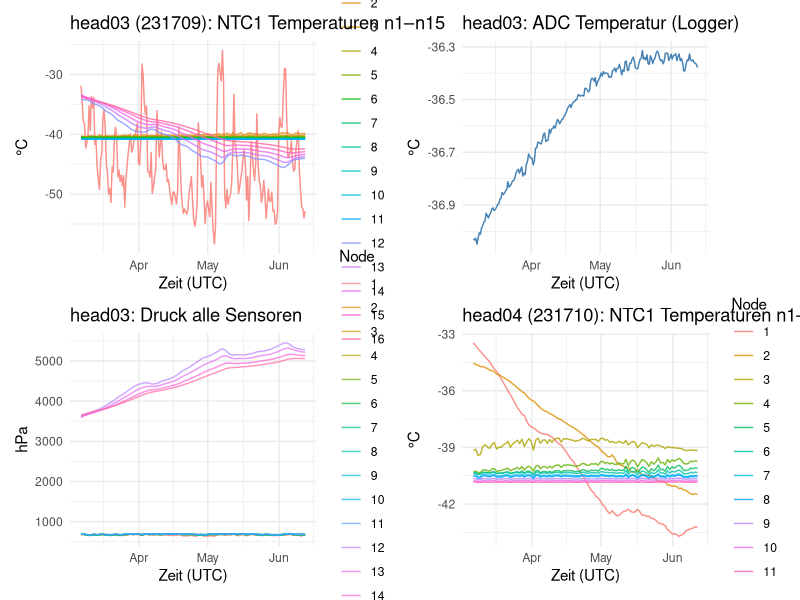

Here is the R script that generated this plot:
library(readr)
library(dplyr)
library(tidyr)
library(ggplot2)
library(patchwork)
library(lubridate)

d03 <- read_csv("./data/decoded_head03_231709.csv", show_col_types = FALSE)
d10 <- read_csv("./data/decoded_head04_231710.csv", show_col_types = FALSE)

# head03 NTC1 temps long format
ntc_long <- d03 %>%
  select(time_utc, matches("^n[0-9]+\\.ntc1_temp_C$")) %>%
  pivot_longer(-time_utc, names_to = "sensor", values_to = "temp_C") %>%
  mutate(node = as.integer(sub("n(\\d+)\\..*", "\\1", sensor)))

p1 <- ggplot(ntc_long, aes(time_utc, temp_C, colour = factor(node), group = node)) +
  geom_line(alpha = 0.8) +
  labs(title = "head03 (231709): NTC1 Temperaturen n1–n15",
       x = "Zeit (UTC)", y = "°C", colour = "Node") +
  theme_minimal()

# head03 pressure
pres_long <- d03 %>%
  select(time_utc, matches("\\.pressure_hPa$")) %>%
  pivot_longer(-time_utc, names_to = "sensor", values_to = "pressure_hPa") %>%
  mutate(node = as.integer(sub("n(\\d+)\\..*", "\\1", sensor)))

p2 <- ggplot(pres_long, aes(time_utc, pressure_hPa, colour = factor(node), group = node)) +
  geom_line(alpha = 0.7) +
  labs(title = "head03: Druck alle Sensoren",
       x = "Zeit (UTC)", y = "hPa", colour = "Node") +
  theme_minimal()

# head03 ADC logger temperature
p3 <- ggplot(d03, aes(time_utc, adc_temp_C)) +
  geom_line(colour = "steelblue") +
  labs(title = "head03: ADC Temperatur (Logger)",
       x = "Zeit (UTC)", y = "°C") +
  theme_minimal()

# head04 NTC1 temps
ntc_long10 <- d10 %>%
  select(time_utc, matches("^n[0-9]+\\.ntc1_temp_C$")) %>%
  pivot_longer(-time_utc, names_to = "sensor", values_to = "temp_C") %>%
  mutate(node = as.integer(sub("n(\\d+)\\..*", "\\1", sensor)))

p4 <- ggplot(ntc_long10, aes(time_utc, temp_C, colour = factor(node), group = node)) +
  geom_line(alpha = 0.8) +
  labs(title = "head04 (231710): NTC1 Temperaturen n1–n11",
       x = "Zeit (UTC)", y = "°C", colour = "Node") +
  theme_minimal()

combined <- (p1 / p2) | (p3 / p4)
ggsave("./data/plots_results3.png", combined, width = 16, height = 10, dpi = 150)
cat("Plot gespeichert: data/plots_results3.png\n")
